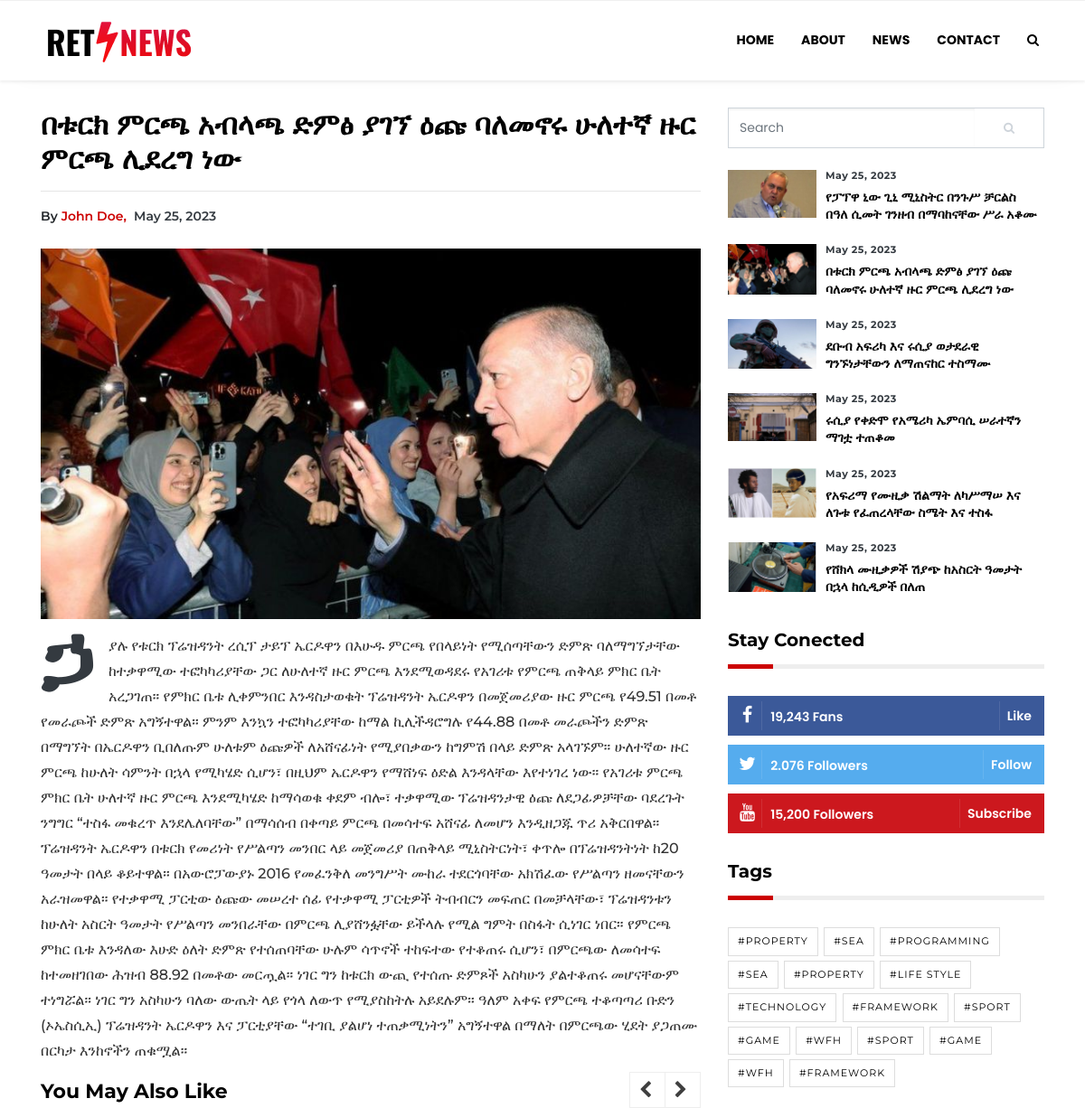
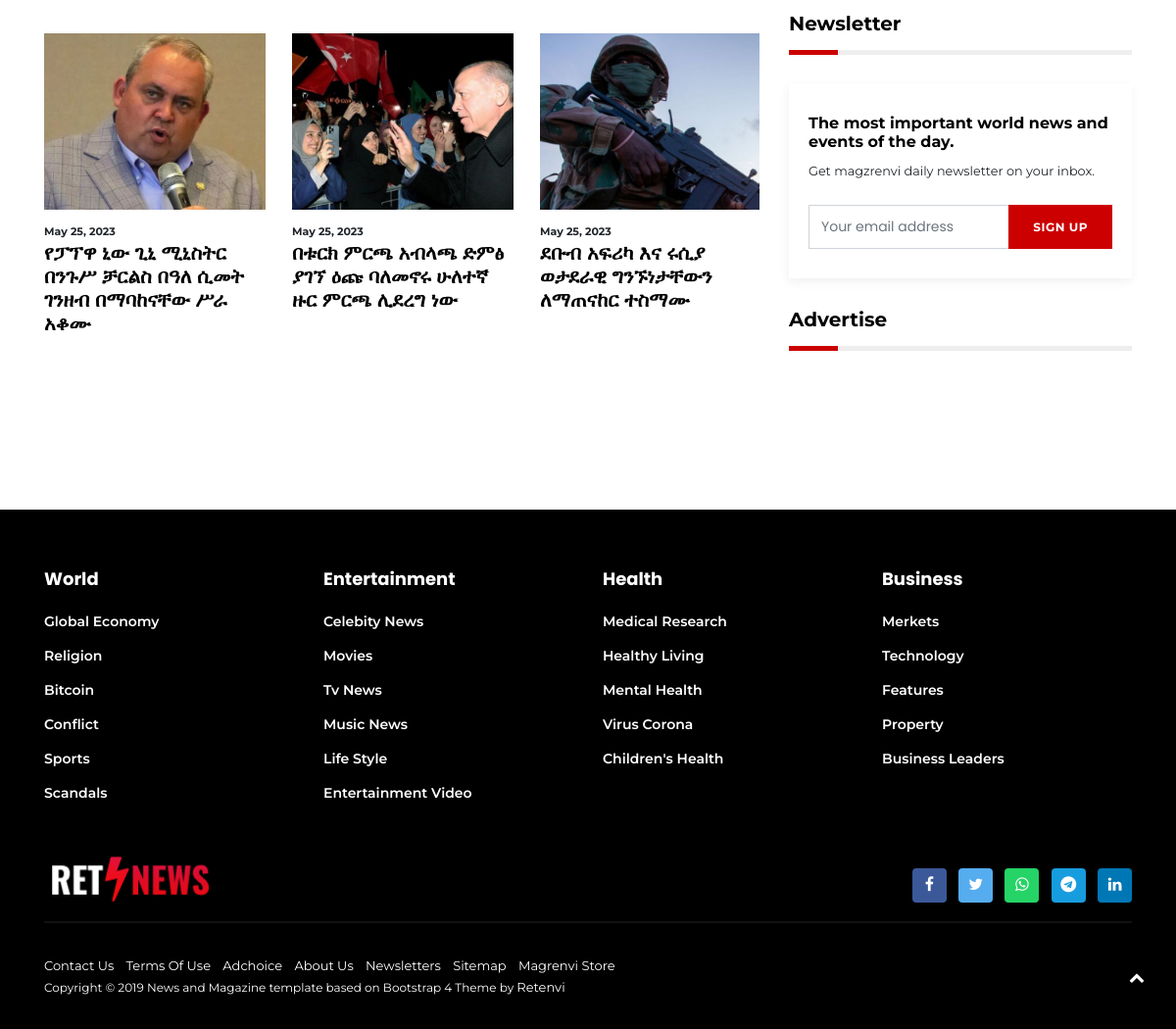
The page /news/27/ on the database its author committed (2 pictures, top to bottom).
### base/models.py (models this page shows, shortened)
class News(models.Model):
    writer = models.CharField(max_length=200, null=True, blank=True)
    title = models.CharField(max_length=300)
    description = models.TextField()
    image = models.ImageField(upload_to='news')
    updated = models.DateTimeField(auto_now=True)
    created = models.DateTimeField(auto_now_add=True)
    category = models.ForeignKey(NewsCategory, on_delete=models.SET_NULL, null=True)
    class Meta:
        ordering = ['-created','-updated']

### base/views.py (the view)
# urls.py: path('news/<str:pk>/', views.detail_news, name='detail_news')
def detail_news(request, pk):
    news = News.objects.get(id=pk)
    top_news = []
    for iterate,news_like in enumerate( News.objects.all()):
        top_news.append(news_like)
        if iterate == 5: break
    header_news = []
    for iterate,news_header in enumerate( News.objects.all()):
        header_news.append(news_header)
        if iterate == 10: break
    context = {
        'news' : news,
        'news_like' : top_news,
        'header' : header_news
    }
    return render(request, 'base/detail_news.html', context)

### base/templates/base/detail_news.html (shortened to what this page needs)
{% load static %}
<!DOCTYPE html>
<html lang="en">
  <head>
    <link href="{% static 'base/css/styles3875.css' %} " rel="stylesheet" />
  </head>
  <body>
    {% include 'base/header.html' %}
    <section class="pb-80">
      <div class="container">
        <div class="row">
          <div class="col-md-8">
            <div class="wrap__article-detail">
              <div class="wrap__article-detail-title">
                <h1>{{news.title}}</h1>
              </div>
              <hr />
              <div class="wrap__article-detail-info">
                <ul class="list-inline">
                  <li class="list-inline-item">
                    <span> by </span>
                    <a href="#"> john doe, </a>
                  </li>
                  <li class="list-inline-item">
                    <span class="text-dark text-capitalize ml-1">
                      {{news.created|date:'F d, Y'}}
                    </span>
                  </li>
                </ul>
              </div>
              <div class="wrap__article-detail-image mt-4">
                <figure>
                  <img src="/media/{{news.image}}" alt="" class="img-fluid" />
                </figure>
              </div>
              <div class="wrap__article-detail-content">
                <p class="has-drop-cap-fluid">{{news.description}}</p>
              </div>
            </div>
            <div class="related-article mt-5">
              <h4>you may also like</h4>
              <div class="article__entry-carousel-three">
                {% for like in news_like%}
                <div class="item">
                  <div class="article__entry">
                    <div class="article__image">
                      <a href="{% url 'detail_news' like.id %}">
                        <img
                          src="/media/{{like.image}}"
                          alt=""
                          class="img-fluid"
                        />
                      </a>
                    </div>
                    <div class="article__content">
                      <ul class="list-inline">
                        <li class="list-inline-item">
                          <span> {{like.created | date:'F d, Y'}} </span>
                        </li>
                      </ul>
                      <h5>
                        <a href="{% url 'detail_news' like.id %}">
                          {{like.title}}
                        </a>
                      </h5>
                    </div>
                  </div>
                </div>
                {% endfor %}
              </div>
            </div>
          </div>
          <div class="col-md-4">
            <div class="sidebar-sticky">
              <aside class="wrapper__list__article">
                <div class="mb-4">
                  <div class="widget__form-search-bar">
                    <div class="row no-gutters">
                      <div class="col">
                        <input
                          class="form-control border-secondary border-right-0 rounded-0"
                          value=""
                          placeholder="Search"
                        />
                      </div>
                      <div class="col-auto">
                        <button
                          class="btn btn-outline-secondary border-left-0 rounded-0 rounded-right"
                        >
                          <i class="fa fa-search"></i>
                        </button>
                      </div>
                    </div>
                  </div>
                </div>
                <div class="wrapper__list__article-small">
                  {% for like in news_like%}
                  <div class="mb-3">
                    <div class="card__post card__post-list">
                      <div class="image-sm">
                        <a href="{% url 'detail_news' like.id %}">
                          <img
                            src="/media/{{like.image}}"
                            class="img-fluid"
                            alt=""
                          />
                        </a>
                      </div>
                      <div class="card__post__body">
                        <div class="card__post__content">
                          <div class="card__post__author-info mb-2">
                            <ul class="list-inline">
                              <li class="list-inline-item">
                                <span class="text-dark text-capitalize">
                                  {{like.created | date:'F d, Y'}}
                                </span>
                              </li>
                            </ul>
                          </div>
                          <div class="card__post__title">
                            <h6>
                              <a href="{% url 'detail_news' like.id %}">
                                {{like.title}}
                              </a>
                            </h6>
                          </div>
                        </div>
                      </div>
                    </div>
                  </div>
                  {% endfor %}
                </div>
              </aside>
              <aside class="wrapper__list__article">
                <h4 class="border_section">stay conected</h4>
                <div class="wrap__social__media">
                  <a href="#" target="_blank">
                    <div class="social__media__widget facebook">
                      <span class="social__media__widget-icon">
                        <i class="fa fa-facebook"></i>
                      </span>
                      <span class="social__media__widget-counter">
                        19,243 fans
                      </span>
                      <span class="social__media__widget-name"> like </span>
                    </div>
                  </a>
                  <a href="#" target="_blank">
                    <div class="social__media__widget twitter">
                      <span class="social__media__widget-icon">
                        <i class="fa fa-twitter"></i>
                      </span>
                      <span class="social__media__widget-counter">
                        2.076 followers
                      </span>
                      <span class="social__media__widget-name"> follow </span>
                    </div>
                  </a>
                  <a href="#" target="_blank">
                    <div class="social__media__widget youtube">
                      <span class="social__media__widget-icon">
                        <i class="fa fa-youtube"></i>
                      </span>
                      <span class="social__media__widget-counter">
                        15,200 followers
                      </span>
                      <span class="social__media__widget-name">
                        subscribe
                      </span>
                    </div>
                  </a>
                </div>
              </aside>
              <aside class="wrapper__list__article">
                <h4 class="border_section">tags</h4>
                <div class="blog-tags p-0">
                  <ul class="list-inline">
                    <li class="list-inline-item">
                      <a href="#"> #property </a>
                    </li>
                    <li class="list-inline-item">
                      <a href="#"> #sea </a>
                    </li>
                    <li class="list-inline-item">
                      <a href="#"> #programming </a>
                    </li>
                    <li class="list-inline-item">
                      <a href="#"> #sea </a>
                    </li>
                    <li class="list-inline-item">
                      <a href="#"> #property </a>
                    </li>
                    <li class="list-inline-item">
                      <a href="#"> #life style </a>
                    </li>
                    <li class="list-inline-item">
                      <a href="#"> #technology </a>
                    </li>
                    <li class="list-inline-item">
                      <a href="#"> #framework </a>
                    </li>
                    <li class="list-inline-item">
                      <a href="#"> #sport </a>
                    </li>
                    <li class="list-inline-item">
                      <a href="#"> #game </a>
                    </li>
                    <li class="list-inline-item">
                      <a href="#"> #wfh </a>
                    </li>
                    <li class="list-inline-item">
                      <a href="#"> #sport </a>
                    </li>
                    <li class="list-inline-item">
                      <a href="#"> #game </a>
                    </li>
                    <li class="list-inline-item">
                      <a href="#"> #wfh </a>
                    </li>
                    <li class="list-inline-item">
                      <a href="#"> #framework </a>
                    </li>
                  </ul>
                </div>
              </aside>
              <aside class="wrapper__list__article">
                <h4 class="border_section">newsletter</h4>
                <div class="widget__form-subscribe bg__card-shadow">
                  <h6>The most important world news and events of the day.</h6>
                  <p>
                    <small>Get magzrenvi daily newsletter on your inbox.</small>
                  </p>
                  <div class="input-group">
                    <input
                      type="text"
                      class="form-control"
                      placeholder="Your email address"
                    />
                    <div class="input-group-append">
                      <button class="btn btn-primary" type="button">
                        sign up
                      </button>
                    </div>
                  </div>
                </div>
              </aside>
              <aside class="wrapper__list__article">
                <h4 class="border_section">Advertise</h4>
                <a href="#">
                  <figure>
                  </figure>
                </a>
              </aside>
            </div>
          </div>
        </div>
      </div>
    </section>
    {% include 'base/footer.html' %}
    <a href="javascript:" id="return-to-top"
      ><i class="fa fa-chevron-up"></i
    ></a>
  </body>
</html>

### rows shown on the page
News: title "በቱርክ ምርጫ አብላጫ ድምፅ ያገኘ ዕጩ ባለመኖሩ ሁለተኛ ዙር ምርጫ ሊደረግ ነው", created "May 25, 2023", image (picture), description "ኃያሉ የቱርክ ፕሬዝዳንት ረሲፕ ታይፕ ኤርዶዋን በእሁዱ ምርጫ የበላይነት የሚሰጣቸውን ድምጽ ባለማግኘታቸው ከተቃዋሚው ተፎካካሪያቸው ጋር ለሁለተኛ ዙር ምርጫ እንደሚወዳደሩ የአገሪቱ የምርጫ ጠቅላይ ምክር ቤት አረጋገጠ። የምክር ቤቱ ሊቀምንበር እንዳስታወቁት ፕሬዝዳንት ኤርዶዋን በመጀመሪያው ዙር ምርጫ የ49.51 በመቶ የመራጮች ድምጽ አግኝተዋል። ምንም እንኳን ተፎካካሪያቸው ከማል ኪሊችዳሮግሉ የ44.88 በመቶ መራጮችን ድምጽ በማግኘት በኤርዶዋን ቢበለጡም ሁለቱም ዕጩዎች ለአሸናፊነት የሚያበቃውን ከግምሽ በላይ ድምጽ አላገኙም። ሁለተኛው ዙር ምርጫ ከሁለት ሳምንት በኋላ የሚካሄድ ሲሆን፣ በዚህም ኤርዶዋን የማሸነፍ ዕድል እንዳላቸው እየተነገረ ነው። የአገሪቱ ምርጫ ምክር ቤት ሁለተኛ ዙር ምርጫ እንደሚካሄድ ከማሳወቁ ቀደም ብሎ፣ ተቃዋሚው ፕሬዝዳንታዊ ዕጩ ለደጋፊዎቻቸው ባደረጉት ንግግር “ተስፋ መቁረጥ እንደሌለባቸው” በማሳሰብ በቀጣይ ምርጫ በመሳተፍ አሸናፊ ለመሆን እንዲዘጋጁ ጥሪ አቅርበዋል። ፕሬዝዳንት ኤርዶዋን በቱርክ የመሪነት የሥልጣን መንበር ላይ መጀመሪያ በጠቅላይ ሚኒስትርነት፣ ቀጥሎ በፕሬዝዳንትነት ከ20 ዓመታት በላይ ቆይተዋል። በአውሮፓውያኑ 2016 የመፈንቅለ መንግሥት ሙከራ…"
News: image (picture), created "May 25, 2023", title "የፓፕዋ ኒው ጊኒ ሚኒስትር በንጉሥ ቻርልስ በዓለ ሲመት ገንዘብ በማባከናቸው ሥራ አቆሙ"
News: image (picture), created "May 25, 2023", title "ደቡብ አፍሪካ እና ሩሲያ ወታደራዊ ግንኙነታቸውን ለማጠናከር ተስማሙ"
News: image (picture), created "May 25, 2023", title "ሩሲያ የቀድሞ የአሜሪካ ኤምባሲ ሠራተኛን ማገቷ ተጠቆመ"
News: image (picture), created "May 25, 2023", title "የአፍሪማ የሙዚቃ ሽልማት ለካሥማሠ እና ለጉቱ የፈጠረላቸው ስሜት እና ተስፋ"
News: image (picture), created "May 25, 2023", title "የሸክላ ሙዚቃዎች ሽያጭ ከአስርት ዓመታት በኋላ ከሲዲዎች በለጠ"
